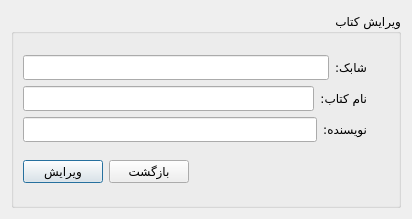
<?xml version="1.0" encoding="UTF-8"?>
<ui version="4.0">
 <class>DialogEditBook</class>
 <widget class="QDialog" name="DialogEditBook">
  <property name="windowModality">
   <enum>Qt::ApplicationModal</enum>
  </property>
  <property name="geometry">
   <rect>
    <x>0</x>
    <y>0</y>
    <width>412</width>
    <height>219</height>
   </rect>
  </property>
  <property name="minimumSize">
   <size>
    <width>412</width>
    <height>219</height>
   </size>
  </property>
  <property name="maximumSize">
   <size>
    <width>412</width>
    <height>219</height>
   </size>
  </property>
  <property name="font">
   <font>
    <family>IRANSansX</family>
   </font>
  </property>
  <property name="windowTitle">
   <string>ویرایش</string>
  </property>
  <layout class="QGridLayout" name="gridLayout">
   <item row="0" column="0">
    <widget class="QGroupBox" name="groupBox">
     <property name="title">
      <string>ویرایش کتاب</string>
     </property>
     <property name="alignment">
      <set>Qt::AlignRight|Qt::AlignTrailing|Qt::AlignVCenter</set>
     </property>
     <layout class="QVBoxLayout" name="verticalLayout_2">
      <item>
       <layout class="QVBoxLayout" name="verticalLayout">
        <item>
         <layout class="QHBoxLayout" name="horizontalLayout">
          <item>
           <widget class="QLineEdit" name="lineEdit_isbncode"/>
          </item>
          <item>
           <widget class="QLabel" name="label_isbncode_text">
            <property name="text">
             <string>شابک:</string>
            </property>
           </widget>
          </item>
          <item>
           <widget class="QLabel" name="label_isbn_icon">
            <property name="minimumSize">
             <size>
              <width>16</width>
              <height>16</height>
             </size>
            </property>
            <property name="maximumSize">
             <size>
              <width>16</width>
              <height>16</height>
             </size>
            </property>
            <property name="text">
             <string/>
            </property>
            <property name="pixmap">
             <pixmap resource="icons.qrc">:/icons/isbn_2.png</pixmap>
            </property>
            <property name="scaledContents">
             <bool>true</bool>
            </property>
           </widget>
          </item>
         </layout>
        </item>
        <item>
         <layout class="QHBoxLayout" name="horizontalLayout_2">
          <item>
           <widget class="QLineEdit" name="lineEdit_booktitle"/>
          </item>
          <item>
           <widget class="QLabel" name="label_booktitle_text">
            <property name="text">
             <string>نام کتاب:</string>
            </property>
           </widget>
          </item>
          <item>
           <widget class="QLabel" name="label_book_icon">
            <property name="minimumSize">
             <size>
              <width>16</width>
              <height>16</height>
             </size>
            </property>
            <property name="maximumSize">
             <size>
              <width>16</width>
              <height>16</height>
             </size>
            </property>
            <property name="text">
             <string/>
            </property>
            <property name="pixmap">
             <pixmap resource="icons.qrc">:/icons/book_2.png</pixmap>
            </property>
            <property name="scaledContents">
             <bool>true</bool>
            </property>
           </widget>
          </item>
         </layout>
        </item>
        <item>
         <layout class="QHBoxLayout" name="horizontalLayout_5">
          <item>
           <widget class="QLineEdit" name="lineEdit_writername_2"/>
          </item>
          <item>
           <widget class="QLabel" name="label_writername_text_2">
            <property name="text">
             <string>نویسنده:</string>
            </property>
           </widget>
          </item>
          <item>
           <widget class="QLabel" name="label_writer_icon_2">
            <property name="minimumSize">
             <size>
              <width>16</width>
              <height>16</height>
             </size>
            </property>
            <property name="maximumSize">
             <size>
              <width>16</width>
              <height>16</height>
             </size>
            </property>
            <property name="text">
             <string/>
            </property>
            <property name="pixmap">
             <pixmap resource="icons.qrc">:/icons/pencil-icon.png</pixmap>
            </property>
            <property name="scaledContents">
             <bool>true</bool>
            </property>
           </widget>
          </item>
         </layout>
        </item>
       </layout>
      </item>
      <item>
       <layout class="QHBoxLayout" name="horizontalLayout_4">
        <item>
         <widget class="QPushButton" name="pushButton_edit">
          <property name="text">
           <string>ویرایش</string>
          </property>
         </widget>
        </item>
        <item>
         <widget class="QPushButton" name="pushButton_exit">
          <property name="text">
           <string>بازگشت</string>
          </property>
         </widget>
        </item>
        <item>
         <spacer name="horizontalSpacer">
          <property name="orientation">
           <enum>Qt::Horizontal</enum>
          </property>
          <property name="sizeHint" stdset="0">
           <size>
            <width>40</width>
            <height>20</height>
           </size>
          </property>
         </spacer>
        </item>
       </layout>
      </item>
     </layout>
    </widget>
   </item>
  </layout>
 </widget>
 <resources>
  <include location="icons.qrc"/>
 </resources>
 <connections/>
</ui>
